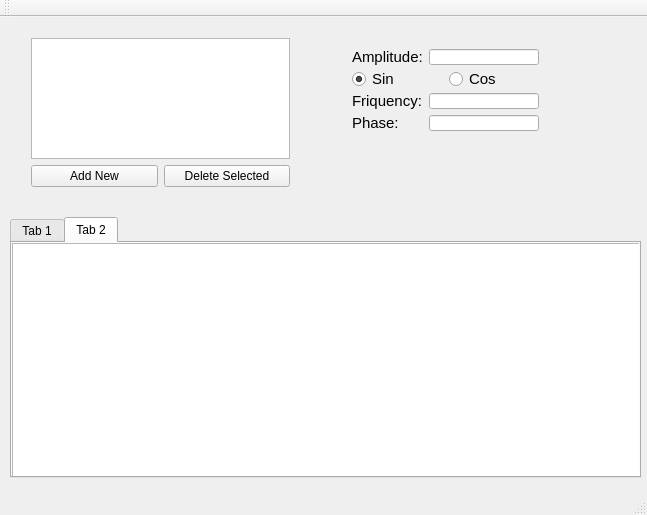
<?xml version="1.0" encoding="UTF-8"?>
<ui version="4.0">
 <class>MainWindow</class>
 <widget class="QMainWindow" name="MainWindow">
  <property name="geometry">
   <rect>
    <x>0</x>
    <y>0</y>
    <width>647</width>
    <height>515</height>
   </rect>
  </property>
  <property name="windowTitle">
   <string>Chart Draw</string>
  </property>
  <widget class="QWidget" name="centralWidget">
   <widget class="QWidget" name="layoutWidget">
    <property name="geometry">
     <rect>
      <x>20</x>
      <y>10</y>
      <width>281</width>
      <height>171</height>
     </rect>
    </property>
    <layout class="QGridLayout" name="gridLayout">
     <item row="1" column="0">
      <layout class="QHBoxLayout" name="horizontalLayout">
       <item>
        <widget class="QPushButton" name="pushButton_2">
         <property name="text">
          <string>Add New</string>
         </property>
        </widget>
       </item>
       <item>
        <widget class="QPushButton" name="deleteFunction">
         <property name="text">
          <string>Delete Selected</string>
         </property>
        </widget>
       </item>
      </layout>
     </item>
     <item row="0" column="0">
      <widget class="QListView" name="functionList"/>
     </item>
    </layout>
   </widget>
   <widget class="QWidget" name="layoutWidget">
    <property name="geometry">
     <rect>
      <x>341</x>
      <y>21</y>
      <width>209</width>
      <height>104</height>
     </rect>
    </property>
    <layout class="QGridLayout" name="gridLayout_2">
     <item row="0" column="0">
      <widget class="QLabel" name="label">
       <property name="font">
        <font>
         <pointsize>11</pointsize>
         <weight>50</weight>
         <bold>false</bold>
        </font>
       </property>
       <property name="text">
        <string>Amplitude:</string>
       </property>
      </widget>
     </item>
     <item row="0" column="1">
      <widget class="QLineEdit" name="amplitude"/>
     </item>
     <item row="1" column="0" colspan="2">
      <layout class="QHBoxLayout" name="horizontalLayout_2">
       <item>
        <widget class="QRadioButton" name="sin">
         <property name="font">
          <font>
           <pointsize>11</pointsize>
          </font>
         </property>
         <property name="text">
          <string>Sin</string>
         </property>
         <property name="checked">
          <bool>true</bool>
         </property>
        </widget>
       </item>
       <item>
        <widget class="QRadioButton" name="cos">
         <property name="font">
          <font>
           <pointsize>11</pointsize>
          </font>
         </property>
         <property name="text">
          <string>Cos</string>
         </property>
        </widget>
       </item>
      </layout>
     </item>
     <item row="2" column="0">
      <widget class="QLabel" name="label_2">
       <property name="font">
        <font>
         <pointsize>11</pointsize>
         <weight>50</weight>
         <bold>false</bold>
        </font>
       </property>
       <property name="text">
        <string>Friquency:</string>
       </property>
      </widget>
     </item>
     <item row="2" column="1">
      <widget class="QLineEdit" name="friquency"/>
     </item>
     <item row="3" column="0">
      <widget class="QLabel" name="label_3">
       <property name="font">
        <font>
         <pointsize>11</pointsize>
         <weight>50</weight>
         <bold>false</bold>
        </font>
       </property>
       <property name="text">
        <string>Phase:    </string>
       </property>
      </widget>
     </item>
     <item row="3" column="1">
      <widget class="QLineEdit" name="phase"/>
     </item>
    </layout>
   </widget>
   <widget class="QTabWidget" name="tabWidget">
    <property name="geometry">
     <rect>
      <x>10</x>
      <y>200</y>
      <width>631</width>
      <height>261</height>
     </rect>
    </property>
    <property name="currentIndex">
     <number>1</number>
    </property>
    <widget class="QWidget" name="tab">
     <attribute name="title">
      <string>Tab 1</string>
     </attribute>
     <widget class="QCustomPlot" name="widget" native="true">
      <property name="geometry">
       <rect>
        <x>0</x>
        <y>0</y>
        <width>631</width>
        <height>241</height>
       </rect>
      </property>
     </widget>
    </widget>
    <widget class="QWidget" name="tab_2">
     <attribute name="title">
      <string>Tab 2</string>
     </attribute>
     <widget class="QTableView" name="tableView">
      <property name="geometry">
       <rect>
        <x>0</x>
        <y>0</y>
        <width>631</width>
        <height>241</height>
       </rect>
      </property>
     </widget>
    </widget>
   </widget>
  </widget>
  <widget class="QMenuBar" name="menuBar">
   <property name="geometry">
    <rect>
     <x>0</x>
     <y>0</y>
     <width>647</width>
     <height>21</height>
    </rect>
   </property>
  </widget>
  <widget class="QToolBar" name="mainToolBar">
   <attribute name="toolBarArea">
    <enum>TopToolBarArea</enum>
   </attribute>
   <attribute name="toolBarBreak">
    <bool>false</bool>
   </attribute>
  </widget>
  <widget class="QStatusBar" name="statusBar"/>
 </widget>
 <layoutdefault spacing="6" margin="11"/>
 <customwidgets>
  <customwidget>
   <class>QCustomPlot</class>
   <extends>QWidget</extends>
   <header>qcustomplot.h</header>
   <container>1</container>
  </customwidget>
 </customwidgets>
 <resources/>
 <connections/>
</ui>
